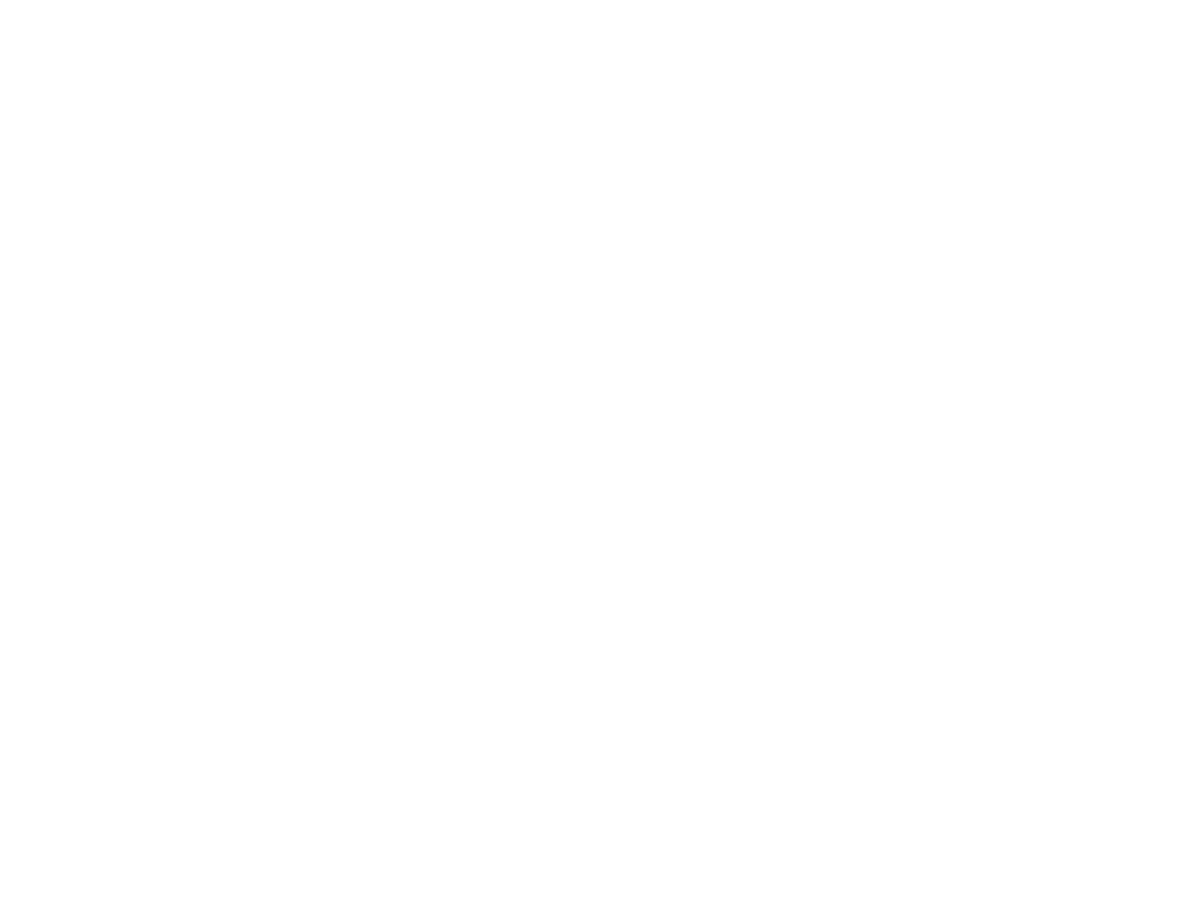
Frame 1 (no input)
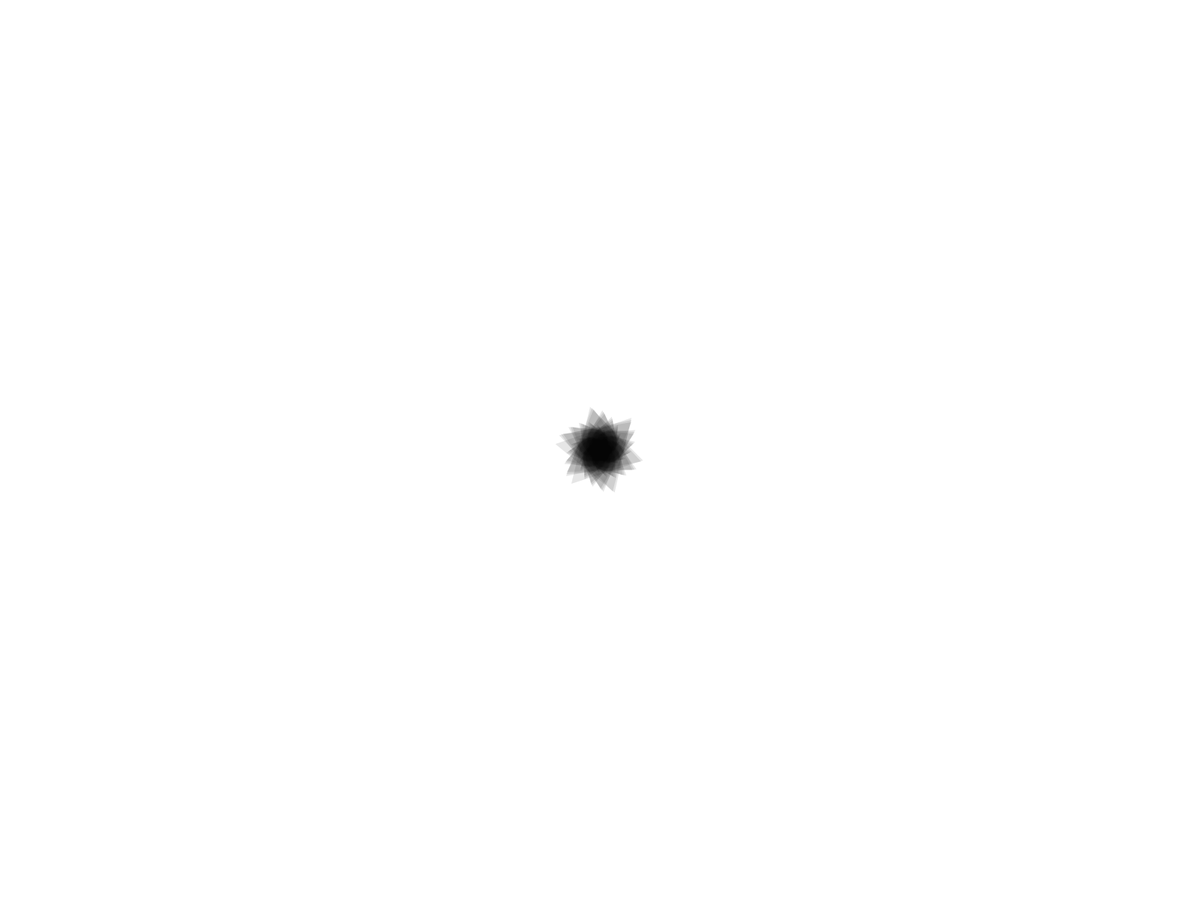
Frame 60 (the mouse pressed at the canvas centre just before this capture)
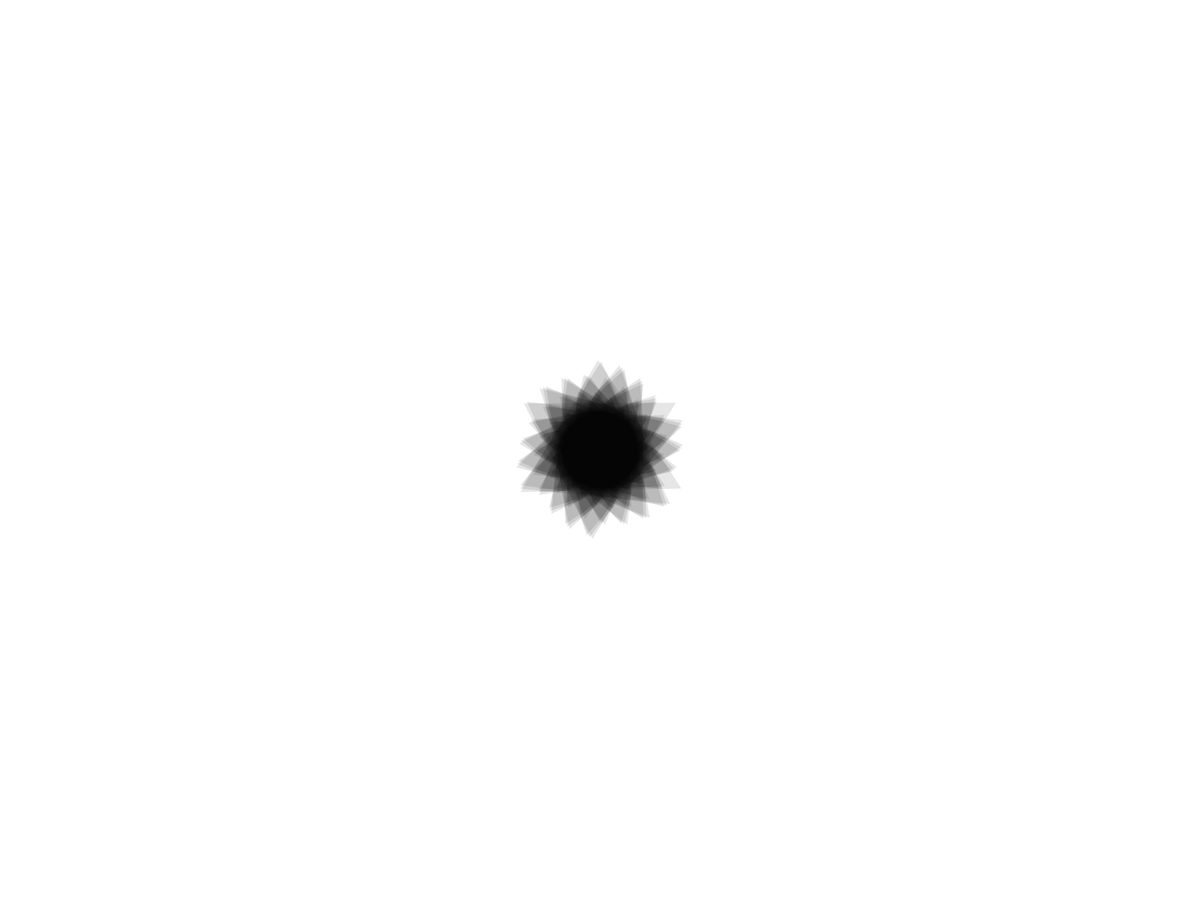
Frame 120 (the mouse held since frame 60 and released just before this capture)

The Processing sketch that drew these frames (run headless with seeded random() and noise(); from frame 60 on, the mouse is pressed at the canvas centre):

// Processing sketch: deadass_triangles
// ── deadass_triangles.pde
Spiral s1, s2, s3;

void setup() {

  fullScreen();
  
  s1 = new Spiral(random(10), random(10), 1, 90); 
  s2 = new Spiral(random(10), random(10), 1, 180); 
  s3 = new Spiral(random(10), random(10), 1, 270); 
  
  noStroke();
  
  background(255);
  
}

void draw() {
  
  
  
  translate(width/2, height/2);
  
  s1.spiral();
  s2.spiral();
  s3.spiral();
  
  fill(0, 25);
  
  triangle(s1.x, s1.y, s2.x, s2.y, s3.x, s3.y);
  
}
// ── spiral.pde
class Spiral {
 
  float x, y, rate, a, d;
  
  Spiral(float intX, float intY, float r, float aOff) {
    
    x = intX;
    y = intY;
    rate = r;
    
    a = aOff;
    d = 0;
    
  }
  
  void spiral() {
    
    a++;
    d++;
    
    x = d * cos(a);
    y = d * sin(a);
    
  }
  
}
